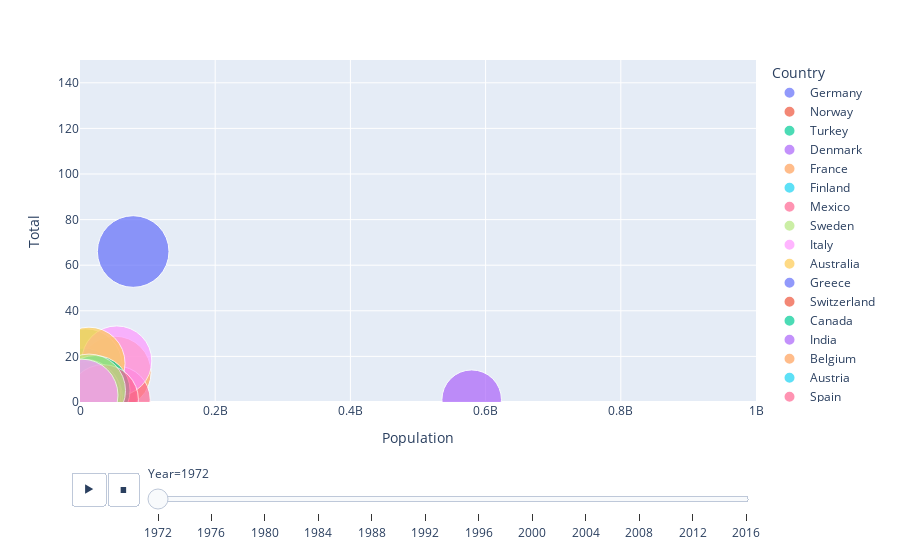

Write notebook code for a chart like this one.
### Code cell
px.scatter(df3, x="Population", y="Total", animation_frame="Year", animation_group="Country",
           size="Life Expectancy at Birth", color="Country", hover_name="Country",
           log_x=False, size_max=55, range_x=[1000,1000000000], range_y=[0,150])

### Figure 1 — Plotly figure (JSON) as saved in the notebook; plotly's stock layout.template omitted (floating-point values rounded to 4 significant figures)
{"data": [{"hovertemplate": "<b>%{hovertext}</b><br><br>Country=Germany<br>Year=1972<br>Population=%{x}<br>Total=%{y}<br>Life Expectancy at Birth=%{marker.size}<extra></extra>", "hovertext": ["Germany", "Germany"], "ids": ["Germany", "Germany"], "legendgroup": "Germany", "marker": {"color": "#636efa", "size": [71, 71], "sizemode": "area", "sizeref": 0.02767, "symbol": "circle"}, "mode": "markers", "name": "Germany", "orientation": "v", "showlegend": true, "type": "scatter", "x": [78688450, 78688450], "xaxis": "x", "y": [66, 40], "yaxis": "y"}, {"hovertemplate": "<b>%{hovertext}</b><br><br>Country=Norway<br>Year=1972<br>Population=%{x}<br>Total=%{y}<br>Life Expectancy at Birth=%{marker.size}<extra></extra>", "hovertext": ["Norway"], "ids": ["Norway"], "legendgroup": "Norway", "marker": {"color": "#EF553B", "size": [74.6], "sizemode": "area", "sizeref": 0.02767, "symbol": "circle"}, "mode": "markers", "name": "Norway", "orientation": "v", "showlegend": true, "type": "scatter", "x": [3933001], "xaxis": "x", "y": [4], "yaxis": "y"}, {"hovertemplate": "<b>%{hovertext}</b><br><br>Country=Turkey<br>Year=1972<br>Population=%{x}<br>Total=%{y}<br>Life Expectancy at Birth=%{marker.size}<extra></extra>", "hovertext": ["Turkey"], "ids": ["Turkey"], "legendgroup": "Turkey", "marker": {"color": "#00cc96", "size": [55], "sizemode": "area", "sizeref": 0.02767, "symbol": "circle"}, "mode": "markers", "name": "Turkey", "orientation": "v", "showlegend": true, "type": "scatter", "x": [37133000], "xaxis": "x", "y": [1], "yaxis": "y"}, {"hovertemplate": "<b>%{hovertext}</b><br><br>Country=Denmark<br>Year=1972<br>Population=%{x}<br>Total=%{y}<br>Life Expectancy at Birth=%{marker.size}<extra></extra>", "hovertext": ["Denmark"], "ids": ["Denmark"], "legendgroup": "Denmark", "marker": {"color": "#ab63fa", "size": [73.4], "sizemode": "area", "sizeref": 0.02767, "symbol": "circle"}, "mode": "markers", "name": "Denmark", "orientation": "v", "showlegend": true, "type": "scatter", "x": [4991596], "xaxis": "x", "y": [1], "yaxis": "y"}, {"hovertemplate": "<b>%{hovertext}</b><br><br>Country=France<br>Year=1972<br>Population=%{x}<br>Total=%{y}<br>Life Expectancy at Birth=%{marker.size}<extra></extra>", "hovertext": ["France"], "ids": ["France"], "legendgroup": "France", "marker": {"color": "#FFA15A", "size": [72.4], "sizemode": "area", "sizeref": 0.02767, "symbol": "circle"}, "mode": "markers", "name": "France", "orientation": "v", "showlegend": true, "type": "scatter", "x": [51700913], "xaxis": "x", "y": [13], "yaxis": "y"}, {"hovertemplate": "<b>%{hovertext}</b><br><br>Country=Finland<br>Year=1972<br>Population=%{x}<br>Total=%{y}<br>Life Expectancy at Birth=%{marker.size}<extra></extra>", "hovertext": ["Finland"], "ids": ["Finland"], "legendgroup": "Finland", "marker": {"color": "#19d3f3", "size": [70.7], "sizemode": "area", "sizeref": 0.02767, "symbol": "circle"}, "mode": "markers", "name": "Finland", "orientation": "v", "showlegend": true, "type": "scatter", "x": [4639656], "xaxis": "x", "y": [8], "yaxis": "y"}, {"hovertemplate": "<b>%{hovertext}</b><br><br>Country=Mexico<br>Year=1972<br>Population=%{x}<br>Total=%{y}<br>Life Expectancy at Birth=%{marker.size}<extra></extra>", "hovertext": ["Mexico"], "ids": ["Mexico"], "legendgroup": "Mexico", "marker": {"color": "#FF6692", "size": [63.1], "sizemode": "area", "sizeref": 0.02767, "symbol": "circle"}, "mode": "markers", "name": "Mexico", "orientation": "v", "showlegend": true, "type": "scatter", "x": [53973953], "xaxis": "x", "y": [1], "yaxis": "y"}, {"hovertemplate": "<b>%{hovertext}</b><br><br>Country=Sweden<br>Year=1972<br>Population=%{x}<br>Total=%{y}<br>Life Expectancy at Birth=%{marker.size}<extra></extra>", "hovertext": ["Sweden"], "ids": ["Sweden"], "legendgroup": "Sweden", "marker": {"color": "#B6E880", "size": [74.8], "sizemode": "area", "sizeref": 0.02767, "symbol": "circle"}, "mode": "markers", "name": "Sweden", "orientation": "v", "showlegend": true, "type": "scatter", "x": [8122154], "xaxis": "x", "y": [16], "yaxis": "y"}, {"hovertemplate": "<b>%{hovertext}</b><br><br>Country=Italy<br>Year=1972<br>Population=%{x}<br>Total=%{y}<br>Life Expectancy at Birth=%{marker.size}<extra></extra>", "hovertext": ["Italy"], "ids": ["Italy"], "legendgroup": "Italy", "marker": {"color": "#FF97FF", "size": [67.99], "sizemode": "area", "sizeref": 0.02767, "symbol": "circle"}, "mode": "markers", "name": "Italy", "orientation": "v", "showlegend": true, "type": "scatter", "x": [54381345], "xaxis": "x", "y": [18], "yaxis": "y"}, {"hovertemplate": "<b>%{hovertext}</b><br><br>Country=Australia<br>Year=1972<br>Population=%{x}<br>Total=%{y}<br>Life Expectancy at Birth=%{marker.size}<extra></extra>", "hovertext": ["Australia"], "ids": ["Australia"], "legendgroup": "Australia", "marker": {"color": "#FECB52", "size": [72], "sizemode": "area", "sizeref": 0.02767, "symbol": "circle"}, "mode": "markers", "name": "Australia", "orientation": "v", "showlegend": true, "type": "scatter", "x": [13303664], "xaxis": "x", "y": [17], "yaxis": "y"}, {"hovertemplate": "<b>%{hovertext}</b><br><br>Country=Greece<br>Year=1972<br>Population=%{x}<br>Total=%{y}<br>Life Expectancy at Birth=%{marker.size}<extra></extra>", "hovertext": ["Greece"], "ids": ["Greece"], "legendgroup": "Greece", "marker": {"color": "#636efa", "size": [73.8], "sizemode": "area", "sizeref": 0.02767, "symbol": "circle"}, "mode": "markers", "name": "Greece", "orientation": "v", "showlegend": true, "type": "scatter", "x": [8888628], "xaxis": "x", "y": [2], "yaxis": "y"}, {"hovertemplate": "<b>%{hovertext}</b><br><br>Country=Switzerland<br>Year=1972<br>Population=%{x}<br>Total=%{y}<br>Life Expectancy at Birth=%{marker.size}<extra></extra>", "hovertext": ["Switzerland"], "ids": ["Switzerland"], "legendgroup": "Switzerland", "marker": {"color": "#EF553B", "size": [73.8], "sizemode": "area", "sizeref": 0.02767, "symbol": "circle"}, "mode": "markers", "name": "Switzerland", "orientation": "v", "showlegend": true, "type": "scatter", "x": [6260956], "xaxis": "x", "y": [3], "yaxis": "y"}, {"hovertemplate": "<b>%{hovertext}</b><br><br>Country=Canada<br>Year=1972<br>Population=%{x}<br>Total=%{y}<br>Life Expectancy at Birth=%{marker.size}<extra></extra>", "hovertext": ["Canada"], "ids": ["Canada"], "legendgroup": "Canada", "marker": {"color": "#00cc96", "size": [67.99], "sizemode": "area", "sizeref": 0.02767, "symbol": "circle"}, "mode": "markers", "name": "Canada", "orientation": "v", "showlegend": true, "type": "scatter", "x": [22218463], "xaxis": "x", "y": [5], "yaxis": "y"}, {"hovertemplate": "<b>%{hovertext}</b><br><br>Country=India<br>Year=1972<br>Population=%{x}<br>Total=%{y}<br>Life Expectancy at Birth=%{marker.size}<extra></extra>", "hovertext": ["India"], "ids": ["India"], "legendgroup": "India", "marker": {"color": "#ab63fa", "size": [49.1], "sizemode": "area", "sizeref": 0.02767, "symbol": "circle"}, "mode": "markers", "name": "India", "orientation": "v", "showlegend": true, "type": "scatter", "x": [579411513], "xaxis": "x", "y": [1], "yaxis": "y"}, {"hovertemplate": "<b>%{hovertext}</b><br><br>Country=Belgium<br>Year=1972<br>Population=%{x}<br>Total=%{y}<br>Life Expectancy at Birth=%{marker.size}<extra></extra>", "hovertext": ["Belgium"], "ids": ["Belgium"], "legendgroup": "Belgium", "marker": {"color": "#FFA15A", "size": [71.5], "sizemode": "area", "sizeref": 0.02767, "symbol": "circle"}, "mode": "markers", "name": "Belgium", "orientation": "v", "showlegend": true, "type": "scatter", "x": [9711115], "xaxis": "x", "y": [2], "yaxis": "y"}, {"hovertemplate": "<b>%{hovertext}</b><br><br>Country=Austria<br>Year=1972<br>Population=%{x}<br>Total=%{y}<br>Life Expectancy at Birth=%{marker.size}<extra></extra>", "hovertext": ["Austria"], "ids": ["Austria"], "legendgroup": "Austria", "marker": {"color": "#19d3f3", "size": [70.6], "sizemode": "area", "sizeref": 0.02767, "symbol": "circle"}, "mode": "markers", "name": "Austria", "orientation": "v", "showlegend": true, "type": "scatter", "x": [7544201], "xaxis": "x", "y": [3], "yaxis": "y"}, {"hovertemplate": "<b>%{hovertext}</b><br><br>Country=Spain<br>Year=1972<br>Population=%{x}<br>Total=%{y}<br>Life Expectancy at Birth=%{marker.size}<extra></extra>", "hovertext": ["Spain"], "ids": ["Spain"], "legendgroup": "Spain", "marker": {"color": "#FF6692", "size": [67.99], "sizemode": "area", "sizeref": 0.02767, "symbol": "circle"}, "mode": "markers", "name": "Spain", "orientation": "v", "showlegend": true, "type": "scatter", "x": [34571714], "xaxis": "x", "y": [1], "yaxis": "y"}, {"hovertemplate": "<b>%{hovertext}</b><br><br>Country=Netherlands<br>Year=1972<br>Population=%{x}<br>Total=%{y}<br>Life Expectancy at Birth=%{marker.size}<extra></extra>", "hovertext": ["Netherlands"], "ids": ["Netherlands"], "legendgroup": "Netherlands", "marker": {"color": "#B6E880", "size": [73.8], "sizemode": "area", "sizeref": 0.02767, "symbol": "circle"}, "mode": "markers", "name": "Netherlands", "orientation": "v", "showlegend": true, "type": "scatter", "x": [13328595], "xaxis": "x", "y": [5], "yaxis": "y"}, {"hovertemplate": "<b>%{hovertext}</b><br><br>Country=New Zealand<br>Year=1972<br>Population=%{x}<br>Total=%{y}<br>Life Expectancy at Birth=%{marker.size}<extra></extra>", "hovertext": ["New Zealand"], "ids": ["New Zealand"], "legendgroup": "New Zealand", "marker": {"color": "#FF97FF", "size": [71.7], "sizemode": "area", "sizeref": 0.02767, "symbol": "circle"}, "mode": "markers", "name": "New Zealand", "orientation": "v", "showlegend": true, "type": "scatter", "x": [2929135], "xaxis": "x", "y": [3], "yaxis": "y"}], "layout": {"legend": {"itemsizing": "constant", "title": {"text": "Country"}, "tracegroupgap": 0}, "margin": {"t": 60}, "sliders": [{"active": 0, "currentvalue": {"prefix": "Year="}, "len": 0.9, "pad": {"b": 10, "t": 60}, "steps": [{"args": [["1972"], {"frame": {"duration": 0, "redraw": false}, "fromcurrent": true, "mode": "immediate", "transition": {"duration": 0, "easing": "linear"}}], "label": "1972", "method": "animate"}, {"args": [["1976"], {"frame": {"duration": 0, "redraw": false}, "fromcurrent": true, "mode": "immediate", "transition": {"duration": 0, "easing": "linear"}}], "label": "1976", "method": "animate"}, {"args": [["1980"], {"frame": {"duration": 0, "redraw": false}, "fromcurrent": true, "mode": "immediate", "transition": {"duration": 0, "easing": "linear"}}], "label": "1980", "method": "animate"}, {"args": [["1984"], {"frame": {"duration": 0, "redraw": false}, "fromcurrent": true, "mode": "immediate", "transition": {"duration": 0, "easing": "linear"}}], "label": "1984", "method": "animate"}, {"args": [["1988"], {"frame": {"duration": 0, "redraw": false}, "fromcurrent": true, "mode": "immediate", "transition": {"duration": 0, "easing": "linear"}}], "label": "1988", "method": "animate"}, {"args": [["1992"], {"frame": {"duration": 0, "redraw": false}, "fromcurrent": true, "mode": "immediate", "transition": {"duration": 0, "easing": "linear"}}], "label": "1992", "method": "animate"}, {"args": [["1996"], {"frame": {"duration": 0, "redraw": false}, "fromcurrent": true, "mode": "immediate", "transition": {"duration": 0, "easing": "linear"}}], "label": "1996", "method": "animate"}, {"args": [["2000"], {"frame": {"duration": 0, "redraw": false}, "fromcurrent": true, "mode": "immediate", "transition": {"duration": 0, "easing": "linear"}}], "label": "2000", "method": "animate"}, {"args": [["2004"], {"frame": {"duration": 0, "redraw": false}, "fromcurrent": true, "mode": "immediate", "transition": {"duration": 0, "easing": "linear"}}], "label": "2004", "method": "animate"}, {"args": [["2008"], {"frame": {"duration": 0, "redraw": false}, "fromcurrent": true, "mode": "immediate", "transition": {"duration": 0, "easing": "linear"}}], "label": "2008", "method": "animate"}, {"args": [["2012"], {"frame": {"duration": 0, "redraw": false}, "fromcurrent": true, "mode": "immediate", "transition": {"duration": 0, "easing": "linear"}}], "label": "2012", "method": "animate"}, {"args": [["2016"], {"frame": {"duration": 0, "redraw": false}, "fromcurrent": true, "mode": "immediate", "transition": {"duration": 0, "easing": "linear"}}], "label": "2016", "method": "animate"}], "x": 0.1, "xanchor": "left", "y": 0, "yanchor": "top"}], "updatemenus": [{"buttons": [{"args": [null, {"frame": {"duration": 500, "redraw": false}, "fromcurrent": true, "mode": "immediate", "transition": {"duration": 500, "easing": "linear"}}], "label": "&#9654;", "method": "animate"}, {"args": [[null], {"frame": {"duration": 0, "redraw": false}, "fromcurrent": true, "mode": "immediate", "transition": {"duration": 0, "easing": "linear"}}], "label": "&#9724;", "method": "animate"}], "direction": "left", "pad": {"r": 10, "t": 70}, "showactive": false, "type": "buttons", "x": 0.1, "xanchor": "right", "y": 0, "yanchor": "top"}], "xaxis": {"anchor": "y", "domain": [0, 1], "range": [1000, 1000000000], "title": {"text": "Population"}}, "yaxis": {"anchor": "x", "domain": [0, 1], "range": [0, 150], "title": {"text": "Total"}}}}
